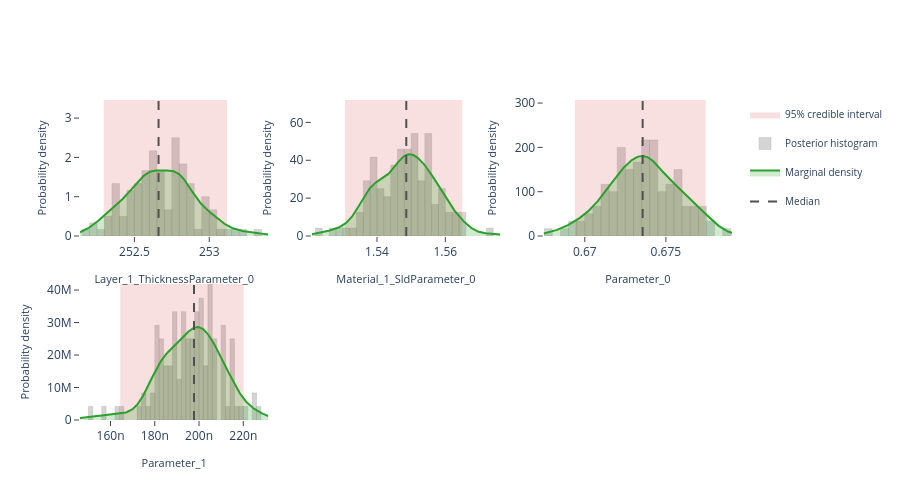

Write notebook code for a chart like this one.
### Markdown cell above
## Interactive posterior plots

The next three cells render the same Plotly figures that are shown on the
Bayesian Posterior tab of the EasyReflectometryApp:

* **Marginals** — per-parameter distribution: histogram + smooth KDE marginal,
  shaded 95% credible interval, and median / best-sample lines
  (`plot_distribution` or `posterior.distribution()`)
* **Corner plot** — pairwise marginals + 2-D contours + scatter (`plot_corner`)
* **Traces** — per-chain trace + marginal histogram (`plot_trace`)

The standalone helpers are called with ``return_figure=True`` so they return a
Plotly ``Figure`` that we render in the notebook with ``fig.show()``; the
``PosteriorResults`` methods return the figure directly.

### Code cell
# ---- Marginal posterior distributions ---------------------------------------
# One panel per free parameter, each overlaying the posterior histogram, a
# smooth Gaussian-KDE marginal, the shaded 95% credible interval, and the
# median / best-sample reference lines.  Mirrors the "Marginals" sub-tab in
# the EasyReflectometryApp.

# The PosteriorResults method passes ``logp`` through automatically so the
# best posterior sample (MAP) line is drawn:
fig = posterior.distribution()
fig.show()

# Standalone equivalent (pass ``logp`` to get the best-sample line):
# fig = plot_distribution(
#     posterior.draws,
#     posterior.param_names,
#     logp=posterior.logp,
#     return_figure=True,
# )
# fig.show()

### Figure 1 — Plotly figure (JSON) as saved in the notebook; plotly's stock layout.template omitted (floating-point values rounded to 4 significant figures; data arrays with more than 128 entries replaced by an {"elided": "..."} marker saying what was removed)
{"data": [{"fill": "toself", "fillcolor": "rgba(214, 39, 40, 0.14)", "hoverinfo": "skip", "legendgroup": "95% credible interval", "line": {"color": "rgba(214, 39, 40, 0.14)", "width": 0}, "mode": "lines", "name": "95% credible interval", "showlegend": true, "type": "scatter", "x": [252.3, 253.1, 253.1, 252.3, 252.3], "xaxis": "x", "y": [0.0, 0.0, 3.46, 3.46, 0.0], "yaxis": "y"}, {"histnorm": "probability density", "hovertemplate": "sample=%{x:.4f}<br>density: %{y:.2f}<extra></extra>", "legendgroup": "histogram", "marker": {"color": "rgba(120, 120, 120, 0.38)", "line": {"color": "rgba(120, 120, 120, 0.24)", "width": 1}}, "name": "Posterior histogram", "nbinsx": 40, "opacity": 0.82, "showlegend": true, "type": "histogram", "x": [252.6, 252.6, 253.3, 252.6, 252.8, 252.4, 252.5, 252.8, 253.0, 252.2, 252.3, 252.9, 252.9, 252.5, 252.5, 252.7, 252.5, 252.9, 252.5, 252.4, 252.6, 253.0, 252.6, 252.4, 252.6, 252.4, 252.7, 253.0, 252.6, 252.8, 252.6, 252.7, 252.7, 252.8, 252.8, 252.6, 252.6, 252.7, 252.8, 252.8, 252.4, 252.6, 252.9, 252.3, 252.8, 252.4, 252.8, 252.7, 253.0, 252.5, 252.6, 253.0, 252.5, 252.8, 252.8, 252.7, 252.5, 252.9, 252.4, 253.0, 252.4, 252.8, 252.5, 253.1, 253.0, 252.3, 252.5, 253.0, 252.6, 252.8, 252.6, 252.8, 252.8, 252.8, 252.7, 252.5, 252.6, 252.5, 252.8, 252.5, 252.8, 253.2, 252.7, 252.2, 252.4, 252.7, 253.0, 252.7, 252.9, 252.8, 252.5, 252.5, 253.2, 252.6, 252.4, 252.9, 252.8, 252.9, 252.3, 253.0, 252.6, 252.8, 252.7, 252.8, 252.6, 252.4, 252.7, 252.9, 253.1, 252.6, 252.6, 252.7, 252.6, 252.2, 252.8, 252.8, 252.6, 252.8, 252.8, 252.6], "xaxis": "x", "yaxis": "y"}, {"fill": "tozeroy", "fillcolor": "rgba(44, 160, 44, 0.22)", "hovertemplate": "Layer_1_ThicknessParameter_0: %{x:.4f}<br>density: %{y:.4f}<extra></extra>", "legendgroup": "marginal", "line": {"color": "rgb(44, 160, 44)", "width": 2}, "mode": "lines", "name": "Marginal density", "showlegend": true, "type": "scatter", "x": {"elided": "256 float values"}, "xaxis": "x", "y": {"elided": "256 float values"}, "yaxis": "y"}, {"hovertemplate": "Median: %{x:.4f}<extra></extra>", "legendgroup": "Median", "line": {"color": "rgb(80, 80, 80)", "dash": "dash", "width": 2}, "mode": "lines", "name": "Median", "showlegend": true, "type": "scatter", "x": [252.7, 252.7], "xaxis": "x", "y": [0.0, 3.46], "yaxis": "y"}, {"fill": "toself", "fillcolor": "rgba(214, 39, 40, 0.14)", "hoverinfo": "skip", "legendgroup": "95% credible interval", "line": {"color": "rgba(214, 39, 40, 0.14)", "width": 0}, "mode": "lines", "name": "95% credible interval", "showlegend": false, "type": "scatter", "x": [1.531, 1.565, 1.565, 1.531, 1.531], "xaxis": "x2", "y": [0.0, 0.0, 71.83, 71.83, 0.0], "yaxis": "y2"}, {"histnorm": "probability density", "hovertemplate": "sample=%{x:.4f}<br>density: %{y:.2f}<extra></extra>", "legendgroup": "histogram", "marker": {"color": "rgba(120, 120, 120, 0.38)", "line": {"color": "rgba(120, 120, 120, 0.24)", "width": 1}}, "name": "Posterior histogram", "nbinsx": 40, "opacity": 0.82, "showlegend": false, "type": "histogram", "x": [1.54, 1.556, 1.545, 1.529, 1.548, 1.556, 1.551, 1.555, 1.54, 1.555, 1.54, 1.547, 1.542, 1.545, 1.565, 1.547, 1.54, 1.557, 1.545, 1.548, 1.552, 1.548, 1.56, 1.558, 1.54, 1.54, 1.548, 1.55, 1.547, 1.535, 1.537, 1.543, 1.549, 1.548, 1.56, 1.546, 1.556, 1.548, 1.536, 1.551, 1.538, 1.559, 1.562, 1.557, 1.561, 1.556, 1.558, 1.574, 1.54, 1.553, 1.523, 1.541, 1.555, 1.548, 1.556, 1.553, 1.551, 1.563, 1.545, 1.554, 1.539, 1.547, 1.547, 1.549, 1.535, 1.539, 1.545, 1.55, 1.547, 1.537, 1.533, 1.543, 1.55, 1.545, 1.555, 1.537, 1.553, 1.539, 1.562, 1.552, 1.55, 1.566, 1.56, 1.559, 1.555, 1.565, 1.545, 1.54, 1.537, 1.55, 1.535, 1.555, 1.55, 1.552, 1.552, 1.556, 1.544, 1.562, 1.531, 1.541, 1.542, 1.559, 1.554, 1.549, 1.528, 1.547, 1.551, 1.554, 1.539, 1.549, 1.539, 1.543, 1.547, 1.545, 1.549, 1.537, 1.549, 1.554, 1.552, 1.554], "xaxis": "x2", "yaxis": "y2"}, {"fill": "tozeroy", "fillcolor": "rgba(44, 160, 44, 0.22)", "hovertemplate": "Material_1_SldParameter_0: %{x:.4f}<br>density: %{y:.4f}<extra></extra>", "legendgroup": "marginal", "line": {"color": "rgb(44, 160, 44)", "width": 2}, "mode": "lines", "name": "Marginal density", "showlegend": false, "type": "scatter", "x": {"elided": "256 float values"}, "xaxis": "x2", "y": {"elided": "256 float values"}, "yaxis": "y2"}, {"hovertemplate": "Median: %{x:.4f}<extra></extra>", "legendgroup": "Median", "line": {"color": "rgb(80, 80, 80)", "dash": "dash", "width": 2}, "mode": "lines", "name": "Median", "showlegend": false, "type": "scatter", "x": [1.549, 1.549], "xaxis": "x2", "y": [0.0, 71.83], "yaxis": "y2"}, {"fill": "toself", "fillcolor": "rgba(214, 39, 40, 0.14)", "hoverinfo": "skip", "legendgroup": "95% credible interval", "line": {"color": "rgba(214, 39, 40, 0.14)", "width": 0}, "mode": "lines", "name": "95% credible interval", "showlegend": false, "type": "scatter", "x": [0.6694, 0.6775, 0.6775, 0.6694, 0.6694], "xaxis": "x3", "y": [0.0, 0.0, 306.9, 306.9, 0.0], "yaxis": "y3"}, {"histnorm": "probability density", "hovertemplate": "sample=%{x:.4f}<br>density: %{y:.2f}<extra></extra>", "legendgroup": "histogram", "marker": {"color": "rgba(120, 120, 120, 0.38)", "line": {"color": "rgba(120, 120, 120, 0.24)", "width": 1}}, "name": "Posterior histogram", "nbinsx": 40, "opacity": 0.82, "showlegend": false, "type": "histogram", "x": [0.6711, 0.6764, 0.6723, 0.668, 0.6724, 0.6743, 0.6748, 0.6725, 0.6729, 0.6785, 0.6721, 0.6741, 0.6716, 0.6735, 0.6768, 0.6723, 0.6693, 0.6748, 0.6727, 0.6721, 0.6761, 0.6728, 0.6764, 0.6754, 0.6737, 0.6696, 0.6734, 0.6702, 0.6755, 0.6722, 0.6741, 0.6719, 0.6762, 0.6735, 0.6738, 0.6722, 0.6757, 0.6736, 0.6727, 0.6772, 0.6699, 0.6774, 0.677, 0.6719, 0.6757, 0.6743, 0.6743, 0.6772, 0.6729, 0.6731, 0.6686, 0.6724, 0.6736, 0.6734, 0.6769, 0.6744, 0.674, 0.6759, 0.6739, 0.6733, 0.6728, 0.6729, 0.6757, 0.6746, 0.6712, 0.6712, 0.6738, 0.6702, 0.6755, 0.671, 0.6724, 0.6707, 0.6736, 0.6715, 0.6755, 0.67, 0.673, 0.6734, 0.6737, 0.672, 0.6744, 0.6776, 0.6754, 0.6722, 0.6746, 0.6758, 0.6714, 0.6767, 0.6741, 0.6758, 0.6729, 0.6711, 0.6746, 0.6743, 0.6739, 0.6751, 0.6742, 0.6777, 0.6711, 0.6717, 0.6748, 0.6757, 0.6739, 0.6773, 0.6694, 0.673, 0.6752, 0.6733, 0.6718, 0.6742, 0.6729, 0.672, 0.6732, 0.6737, 0.6744, 0.671, 0.6708, 0.6756, 0.6745, 0.676], "xaxis": "x3", "yaxis": "y3"}, {"fill": "tozeroy", "fillcolor": "rgba(44, 160, 44, 0.22)", "hovertemplate": "Parameter_0: %{x:.4f}<br>density: %{y:.4f}<extra></extra>", "legendgroup": "marginal", "line": {"color": "rgb(44, 160, 44)", "width": 2}, "mode": "lines", "name": "Marginal density", "showlegend": false, "type": "scatter", "x": {"elided": "256 float values"}, "xaxis": "x3", "y": {"elided": "256 float values"}, "yaxis": "y3"}, {"hovertemplate": "Median: %{x:.4f}<extra></extra>", "legendgroup": "Median", "line": {"color": "rgb(80, 80, 80)", "dash": "dash", "width": 2}, "mode": "lines", "name": "Median", "showlegend": false, "type": "scatter", "x": [0.6736, 0.6736], "xaxis": "x3", "y": [0.0, 306.9], "yaxis": "y3"}, {"fill": "toself", "fillcolor": "rgba(214, 39, 40, 0.14)", "hoverinfo": "skip", "legendgroup": "95% credible interval", "line": {"color": "rgba(214, 39, 40, 0.14)", "width": 0}, "mode": "lines", "name": "95% credible interval", "showlegend": false, "type": "scatter", "x": [1.644e-07, 2.202e-07, 2.202e-07, 1.644e-07, 1.644e-07], "xaxis": "x4", "y": [0.0, 0.0, 41860000.0, 41860000.0, 0.0], "yaxis": "y4"}, {"histnorm": "probability density", "hovertemplate": "sample=%{x:.4f}<br>density: %{y:.2f}<extra></extra>", "legendgroup": "histogram", "marker": {"color": "rgba(120, 120, 120, 0.38)", "line": {"color": "rgba(120, 120, 120, 0.24)", "width": 1}}, "name": "Posterior histogram", "nbinsx": 40, "opacity": 0.82, "showlegend": false, "type": "histogram", "x": [2.051e-07, 1.849e-07, 2.109e-07, 1.742e-07, 2.058e-07, 2.14e-07, 1.978e-07, 1.892e-07, 1.892e-07, 1.876e-07, 1.923e-07, 2.041e-07, 1.501e-07, 1.947e-07, 1.932e-07, 2.169e-07, 1.636e-07, 2.001e-07, 2.075e-07, 1.83e-07, 1.995e-07, 1.806e-07, 1.802e-07, 2.147e-07, 1.798e-07, 2.074e-07, 2.001e-07, 2.113e-07, 2.108e-07, 2.075e-07, 1.793e-07, 1.931e-07, 2.059e-07, 1.937e-07, 2.246e-07, 2.057e-07, 1.983e-07, 2.024e-07, 2.145e-07, 2.071e-07, 2.141e-07, 2.244e-07, 2.128e-07, 1.93e-07, 1.917e-07, 2.14e-07, 2.049e-07, 1.958e-07, 1.892e-07, 1.991e-07, 1.96e-07, 1.821e-07, 1.567e-07, 1.967e-07, 1.755e-07, 2.01e-07, 2.114e-07, 1.881e-07, 2.042e-07, 2.007e-07, 1.986e-07, 2.064e-07, 1.724e-07, 1.844e-07, 1.87e-07, 2.012e-07, 1.981e-07, 2.113e-07, 2.108e-07, 2.078e-07, 1.916e-07, 2.044e-07, 1.82e-07, 2.154e-07, 2.201e-07, 1.974e-07, 2.038e-07, 2.016e-07, 1.95e-07, 2.104e-07, 1.885e-07, 1.998e-07, 2.275e-07, 1.813e-07, 1.773e-07, 1.987e-07, 1.871e-07, 1.856e-07, 2.037e-07, 1.838e-07, 2.005e-07, 1.81e-07, 1.826e-07, 2.003e-07, 1.926e-07, 1.885e-07, 1.877e-07, 1.644e-07, 2.048e-07, 1.893e-07, 1.956e-07, 2.028e-07, 2.011e-07, 1.828e-07, 2.059e-07, 1.888e-07, 1.975e-07, 1.804e-07, 1.852e-07, 2.054e-07, 1.801e-07, 1.931e-07, 2.183e-07, 1.837e-07, 1.911e-07, 1.939e-07, 1.982e-07, 1.954e-07, 1.98e-07, 1.976e-07], "xaxis": "x4", "yaxis": "y4"}, {"fill": "tozeroy", "fillcolor": "rgba(44, 160, 44, 0.22)", "hovertemplate": "Parameter_1: %{x:.4f}<br>density: %{y:.4f}<extra></extra>", "legendgroup": "marginal", "line": {"color": "rgb(44, 160, 44)", "width": 2}, "mode": "lines", "name": "Marginal density", "showlegend": false, "type": "scatter", "x": {"elided": "256 float values"}, "xaxis": "x4", "y": {"elided": "256 float values"}, "yaxis": "y4"}, {"hovertemplate": "Median: %{x:.4f}<extra></extra>", "legendgroup": "Median", "line": {"color": "rgb(80, 80, 80)", "dash": "dash", "width": 2}, "mode": "lines", "name": "Median", "showlegend": false, "type": "scatter", "x": [1.977e-07, 1.977e-07], "xaxis": "x4", "y": [0.0, 41860000.0], "yaxis": "y4"}], "layout": {"barmode": "overlay", "height": 500, "legend": {"font": {"size": 10}}, "plot_bgcolor": "white", "showlegend": true, "xaxis": {"anchor": "y", "domain": [0.0, 0.2889], "range": [252.1, 253.4], "showgrid": false, "ticks": "outside", "title": {"font": {"size": 11}, "text": "Layer_1_ThicknessParameter_0"}, "zeroline": false}, "xaxis2": {"anchor": "y2", "domain": [0.3556, 0.6444], "range": [1.521, 1.576], "showgrid": false, "ticks": "outside", "title": {"font": {"size": 11}, "text": "Material_1_SldParameter_0"}, "zeroline": false}, "xaxis3": {"anchor": "y3", "domain": [0.7111, 1.0], "range": [0.6675, 0.6791], "showgrid": false, "ticks": "outside", "title": {"font": {"size": 11}, "text": "Parameter_0"}, "zeroline": false}, "xaxis4": {"anchor": "y4", "domain": [0.0, 0.2889], "range": [1.462e-07, 2.313e-07], "showgrid": false, "ticks": "outside", "title": {"font": {"size": 11}, "text": "Parameter_1"}, "zeroline": false}, "xaxis5": {"anchor": "y5", "domain": [0.3556, 0.6444], "showgrid": false, "ticks": "outside", "zeroline": false}, "xaxis6": {"anchor": "y6", "domain": [0.7111, 1.0], "showgrid": false, "ticks": "outside", "zeroline": false}, "yaxis": {"anchor": "x", "domain": [0.575, 1.0], "range": [0.0, 3.46], "showgrid": false, "ticks": "outside", "title": {"font": {"size": 11}, "text": "Probability density"}, "zeroline": false}, "yaxis2": {"anchor": "x2", "domain": [0.575, 1.0], "range": [0.0, 71.83], "showgrid": false, "ticks": "outside", "title": {"font": {"size": 11}, "text": "Probability density"}, "zeroline": false}, "yaxis3": {"anchor": "x3", "domain": [0.575, 1.0], "range": [0.0, 306.9], "showgrid": false, "ticks": "outside", "title": {"font": {"size": 11}, "text": "Probability density"}, "zeroline": false}, "yaxis4": {"anchor": "x4", "domain": [0.0, 0.425], "range": [0.0, 41860000.0], "showgrid": false, "ticks": "outside", "title": {"font": {"size": 11}, "text": "Probability density"}, "zeroline": false}, "yaxis5": {"anchor": "x5", "domain": [0.0, 0.425], "showgrid": false, "ticks": "outside", "zeroline": false}, "yaxis6": {"anchor": "x6", "domain": [0.0, 0.425], "showgrid": false, "ticks": "outside", "zeroline": false}}}
